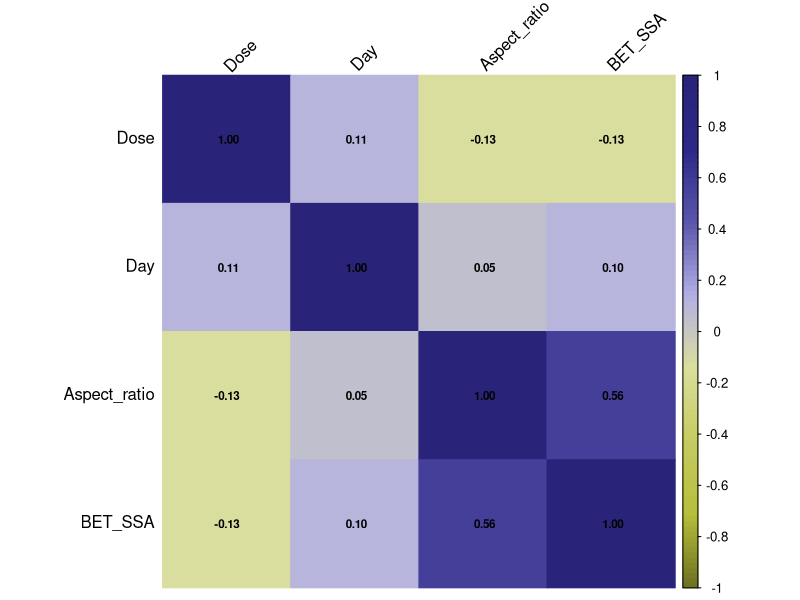
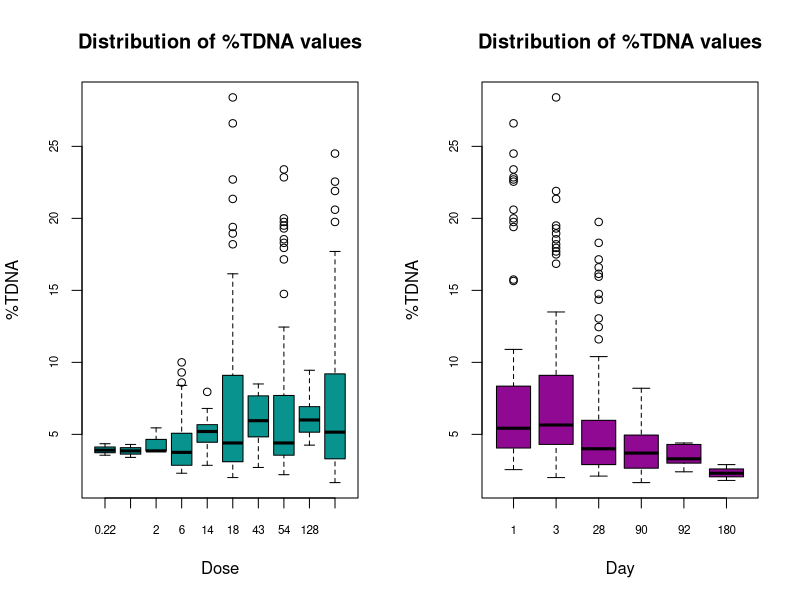

Source code (R) for these figures, in order: (Note: this script raises an error after producing the figures.)
## ---- chunk 1
knitr::opts_chunk$set(echo = TRUE, 
                      message = FALSE, 
                      cache = FALSE,
                      warning = FALSE,
                      fig.align = 'center',
                      dpi = 300)
## ---- chunk 2
# Installing and loading  packages
packages <- function(x){
  not_installed <- x[!x %in% installed.packages()[, "Package"]]
  if(length(not_installed) > 0) 
    install.packages(not_installed, dependencies = TRUE)
  invisible(lapply(x, require, character.only = TRUE))
}

packages(c("magrittr", "dplyr", "tidyverse", "GGally", "ggpubr", "corrplot", "FactoMineR", "factoextra", "randomForest"))
## ---- chunk 3
# Setting the working directory to the folder containing the currently open file in RStudio
setwd(dirname(rstudioapi::getActiveDocumentContext()$path))

# Loading data
data <- read.csv2("input_file.csv", header = TRUE, dec = ",")
## ---- chunk 4
# Data sorting
SortedData <- data[order(data[, ncol(data)]), ]

# The most extreme values should be included in the training set. The number of rows with the lowest and highest values to be included in the training set: 
nexv = 3

ExRows <- rbind(SortedData[1:nexv, ], SortedData[(nrow(SortedData)-nexv+1):nrow(SortedData), ])
DataSplit <- SortedData[-c(1:nexv, (nrow(SortedData)-nexv+1):nrow(SortedData)), ]

# Training and validation sets 
ValidationSet <- data.frame()  
TrainingSet <- data.frame()       

for (i in seq_len(nrow(DataSplit))) {
  # The data split ratio is 2:1, where every third element is placed in the validation set
  if (i %% 3 == 1) {
    ValidationSet <- rbind(ValidationSet, DataSplit[i, ])
  } else {
    TrainingSet <- rbind(TrainingSet, DataSplit[i, ])
  }
}

TrainingSet <- rbind(ExRows, TrainingSet)

TrainingSet$Set <- 'T'
ValidationSet$Set <- 'V'

# Responces vectors
RespTrain <- as.vector(TrainingSet[, ncol(TrainingSet) - 1])
RespVal <- as.vector(ValidationSet[, ncol(ValidationSet) - 1])

# Matrix with descriptors
DescT <- as.matrix(TrainingSet[, 2:(ncol(TrainingSet) - 2)])
DescV <- as.matrix(ValidationSet[, 2:(ncol(ValidationSet) - 2)])

# Name of columns
ChemNameT <- TrainingSet[,1]
ChemNameV <- ValidationSet[,1]

# Autoscaling data
scaling <- function(x, sc_data){
  average <- mean(sc_data)
  stdev <- sd(sc_data)
  if (stdev == 0) {
    return(rep(0, length(x)))  
  }
  autoscaled_x <- (x-average)/stdev
  autoscaled_x
}

AutoscDescT <- as.data.frame(matrix(NA, nrow = nrow(DescT), ncol = ncol(DescT)))
AutoscDescV <- as.data.frame(matrix(NA, nrow = nrow(DescV), ncol = ncol(DescV)))


for (i in 1:ncol(DescT)) {
  AutoscDescT[, i] <- scaling(DescT[, i], DescT[, i])
}

for (i in 1:ncol(DescV)) {
  AutoscDescV[, i] <- scaling(DescV[, i], DescT[, i])
}

DescNames <- colnames(DescT)
AutoscDescNames <- paste0("Autoscaled_", DescNames) 

# Summary table
Summary <- data.frame(rbind(
  setNames(cbind(ChemNameT, DescT, AutoscDescT, RespTrain, TrainingSet$Set), 
           c("ChemName", DescNames, AutoscDescNames, "Experimental", "Set")), 
  setNames(cbind(ChemNameV, DescV, AutoscDescV, RespVal, ValidationSet$Set), 
           c("ChemName", DescNames, AutoscDescNames, "Experimental", "Set"))))

rownames(Summary) <- NULL

print(Summary)

## ---- chunk 5
# Save Heatmap to PNG
png("docs/figures/HeatMap.png", width = 6, height = 6, units = "in", res = 600)

# Computing the correlation matrix
CorrelationMatrix <- cor(data[, 2:(ncol(data) - 1)], use = "complete.obs")

# Color palette for the plot
col <- colorRampPalette(c("#6e7222","#b8bf3a", "#c6cb61", "#dbdf9c", "#b3b0e5", "#5c57ac", "#2e2988", "#292479"))

# Heatmap
corrplot(CorrelationMatrix, 
          method = "color", 
          col = col(100), 
          tl.col = "black", 
          tl.srt = 45, 
          addCoef.col = "black", 
          number.cex=0.7)

invisible(dev.off())
## ---- chunk 6
#Save Boxplot to PNG
png("docs/figures/Boxplot.png", width = 10, height = 6, units = "in", res = 600)

# Arranging two plots horizontally in a single graphic
par(mfrow = c(1,2))

# Boxplots
boxplot(TDNA~ Dose, 
        data = data,
        col = "#09938F", 
        xlab = "Dose", 
        ylab = "%TDNA", 
        main = "Distribution of %TDNA values",
        cex.axis = 0.7, 
        cex.lab = 1,    
        cex.main = 1.2)
boxplot(TDNA~ Day, 
        data = data,
        col = "#8f0993", 
        xlab = "Day", 
        ylab = "%TDNA", 
        main = "Distribution of %TDNA values",
        cex.axis = 0.7, 
        cex.lab = 1,    
        cex.main = 1.2)

invisible(dev.off())
## ---- chunk 7
# Selecting data for PCA
DataPCA <- data[, -c(1, ncol(data))]
# PCA
ResultsPCA <-  PCA(DataPCA, scale.unit = TRUE, ncp = 5, graph = FALSE)

EigenValues <- ResultsPCA$eig 

print(EigenValues)

# Setting the maximum value on the Y-axis
MaxYEV <- max(EigenValues[, "percentage of variance"]) + 5 
# Save Scree plot to PNG
png("docs/figures/EigenValues.png", width = 10, height = 6, units = "in", res = 600)
# Scree plot
fviz_eig(ResultsPCA, 
         addlabels = TRUE, 
         main = "Scree plot",
         col = "#09938F",              
         barfill = "#09938F",   
         border = "black",
         ylim = c(0, MaxYEV)) +
  theme(
    panel.grid.major.x = element_blank(), 
    panel.grid.minor.y = element_blank(),
    panel.grid.major.y = element_blank(), 
    panel.grid.minor.x = element_blank(),
    panel.background = element_rect(fill = "white", color = NA), 
    plot.title = element_text(hjust = 0.5, size = 18, face = "bold"),
    axis.title = element_text(size = 15))
invisible(dev.off())

# Save Contributions plot to PNG
png("docs/figures/Correlation_circle.png", width = 10, height = 6, units = "in", res = 600)
# Contributions plot
fviz_pca_var(ResultsPCA, 
             col.var = "contrib",
             gradient.cols = c("#9ab7bf", "#366f7f", "#033c4c")) +
  ggtitle("PCA Variable Contributions") +
  theme(
    panel.grid.major.x = element_blank(), 
    panel.grid.minor.y = element_blank(),
    panel.grid.major.y = element_blank(),
    panel.grid.minor.x = element_blank(),
    panel.background = element_rect(fill = "white", color = NA), 
    plot.title = element_text(hjust = 0.5, size = 18, face = "bold"),
    axis.title = element_text(size = 15),
    legend.title = element_text(size = 13),
    legend.text = element_text(size = 11)) +
  labs(color = "Contribution") 
invisible(dev.off())

# Save Biplot to PNG
png("docs/figures/Biplot.png", width = 10, height = 8, units = "in", res = 600)
TDNA_PCA <- as.numeric(data$TDNA)
Day_PCA <- as.factor(data$Day)
# Biplot
fviz_pca_biplot(ResultsPCA, 
                # Endpoits
                geom.ind = "point",
                fill.ind = Day_PCA, # color the points based on the day number
                col.ind = "black",
                pointshape = 21, 
                pointsize = TDNA_PCA, # point size depends on toxicity value
                palette = "Dark2",
                repel = TRUE,
                addEllipses = TRUE,
                # Variables 
                col.var = "contrib",
                gradient.cols = c("#9ab7bf", "#366f7f", "#033c4c"),
                
                legend.title = list(fill = "Day", color = "Contribution of variables", size = "Toxicity value")) + 
  labs(title = "PCA", x = "PC1 (41.7%)", y = "PC2 (27.6%)") + 
  theme_bw() + 
  theme(
    plot.title = element_text(hjust = 0.5, size = 18, face = "bold"),
    axis.title = element_text(size = 15),
    legend.title = element_text(size = 13),
    legend.text = element_text(size = 11)) 
invisible(dev.off())
## ---- chunk 8
# Metrics 
R2Q2 <- function(experimental, predicted) {
  return(1 - sum((experimental - predicted)^2, na.rm = TRUE) / sum((experimental - mean(experimental, na.rm = TRUE))^2, na.rm = TRUE))
}
RMSE <- function(experimental, predicted) {
  return(sqrt(mean((experimental - predicted)^2, na.rm = TRUE)))
}

# Grid parameters 
set.seed(8)

SampizePerc <- floor(nrow(AutoscDescT) * c(0.5, 0.7, 0.9, 1)) 

grid <- expand.grid(ntree = c(500, 750, 1000),
                    mtry = seq(2, 4, by = 1),
                    nodsize = c(1, 5, 10, 20),
                    sampsize = SampizePerc, 
                    maxnodes = seq(5, 25, by = 5))

# Table for resuts
results <- data.frame(ntree = numeric(), mtry = numeric(), nodsize = numeric(), sampsize = numeric(), maxnodes = numeric(), Q2 = numeric(), RMSEext = numeric(), R2 = numeric(), RMSEext = numeric())

# Grid search 
for (i in 1:nrow(grid)) {
  params <- grid[i,]
    set.seed(8)
    model <- randomForest(x = AutoscDescT, RespTrain, 
                          ntree = params$ntree, 
                          mtry = params$mtry, 
                          nodsize = params$nodsize, 
                          sampsize = params$sampsize, 
                          maxnodes = params$maxnodes, 
                          replace = TRUE, 
                          importance = TRUE, 
                          do.trace = FALSE)  
    
    RespTrainPred <- predict(model, newdata = AutoscDescT)
    RespValPred <- predict(model, newdata = AutoscDescV)
  
    R2 <- R2Q2(RespTrain, RespTrainPred)
    RMSEc <- RMSE(RespTrain, RespTrainPred)
    Q2 <- R2Q2(RespVal, RespValPred)
    RMSEext <- RMSE(RespVal, RespValPred)
  
  # First selection 
  if (Q2 > 0.85) {
  results <- rbind(results, data.frame(ntree = params$ntree, 
                                       mtry = params$mtry, 
                                       nodsize = params$nodsize, 
                                       sampsize = params$sampsize, 
                                       maxnodes = params$maxnodes, 
                                       Q2 = Q2, 
                                       RMSEext = RMSEext, 
                                       R2 = R2,
                                       RMSEc = RMSEc))
  }
}

# The secon selection
ResultSort <- results[order(-results$Q2), ]

print(head(ResultSort))
